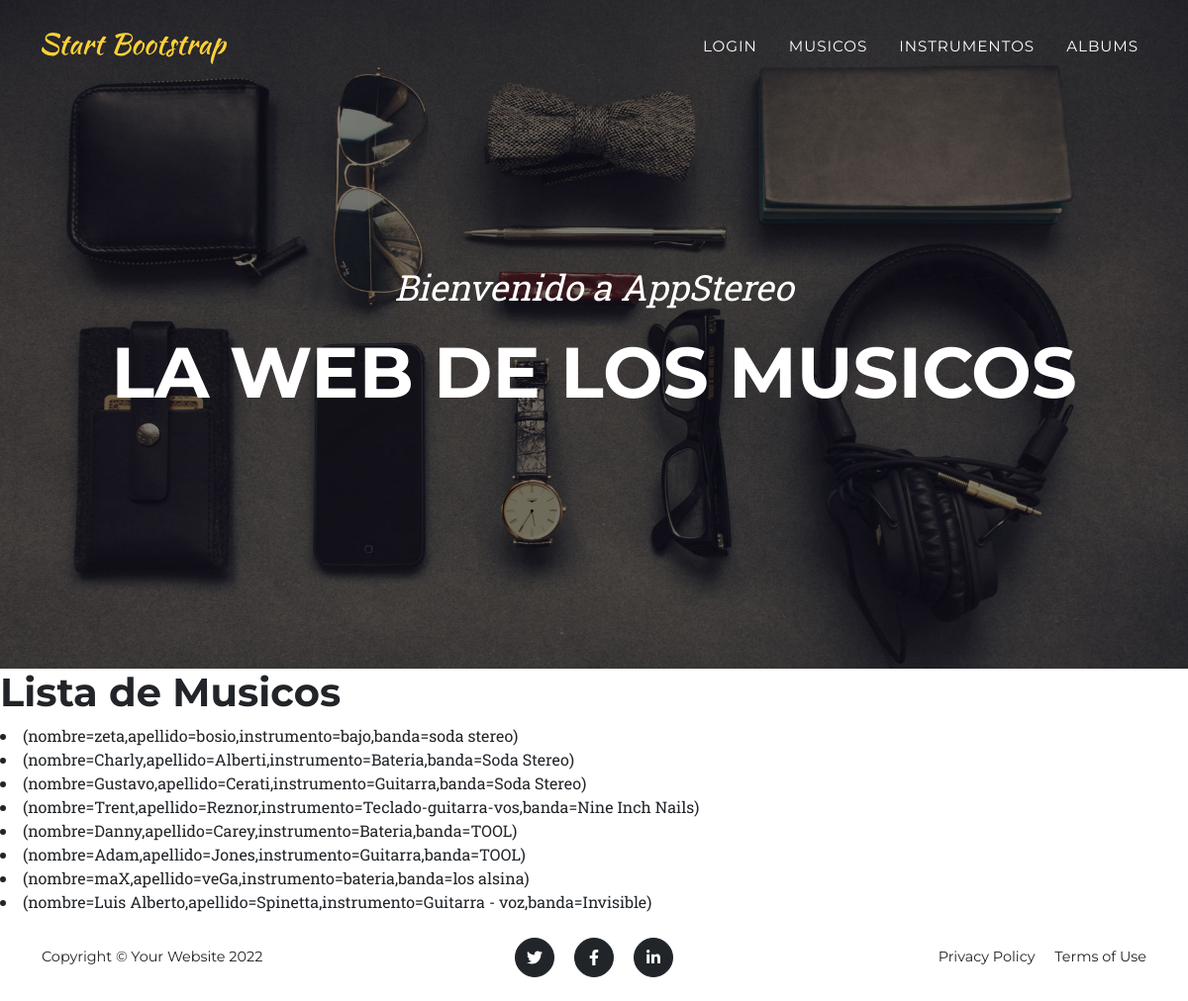
Page /leerMusicos/ on the earlier database version.
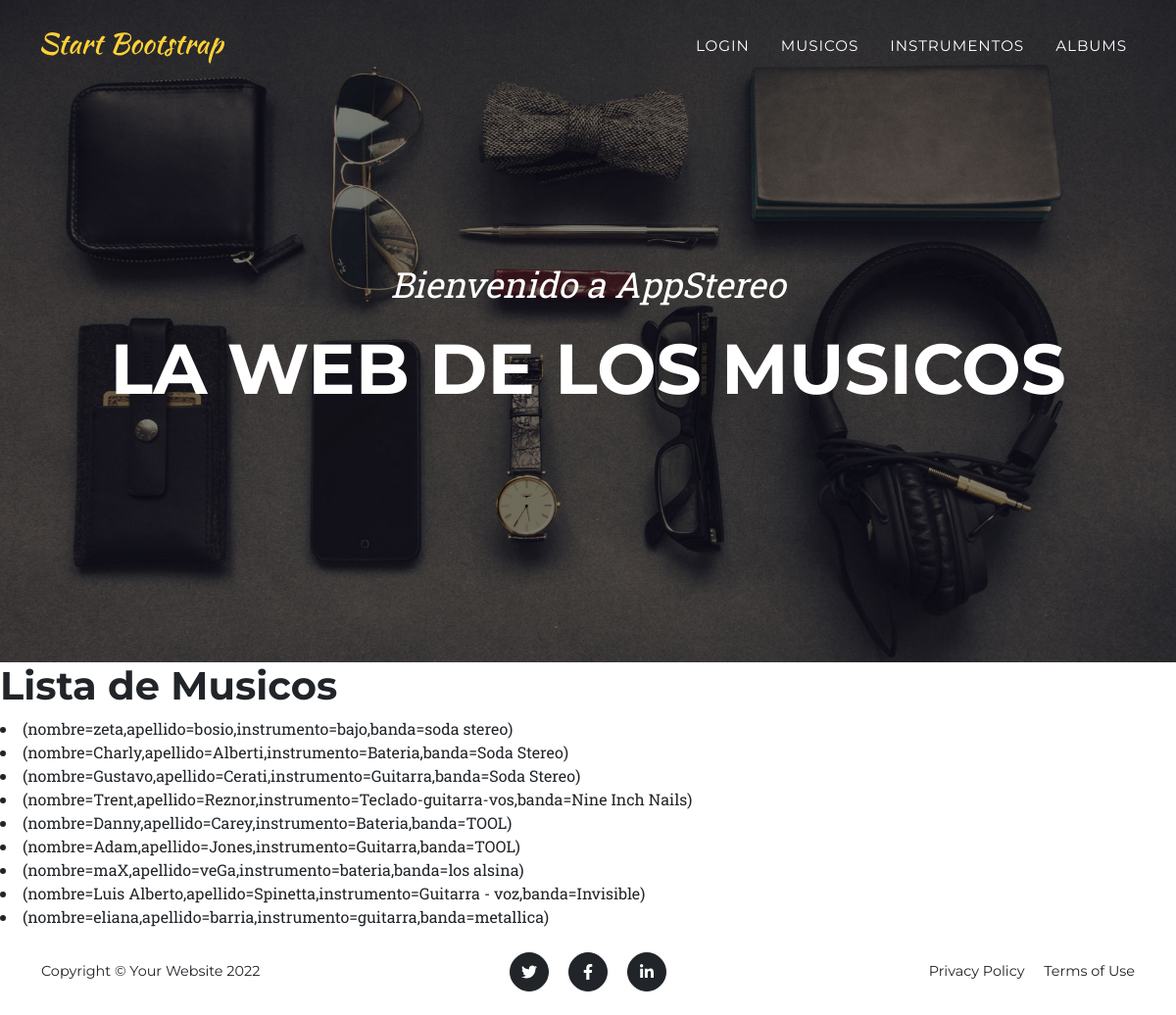
Same page on the later database version.
### AppStereo/models.py (models this page shows)
class Musicos(models.Model):
    nombre = models.CharField(max_length=50)
    apellido = models.CharField(max_length=50)
    edad = models.IntegerField()
    instrumento = models.CharField(max_length=50)
    banda = models.CharField(max_length=50)
    def __str__(self):
        return f"(nombre={self.nombre},apellido={self.apellido},instrumento={self.instrumento},banda={self.banda})"

### AppStereo/views.py (the view)
def leerMusicos(request):
    musicos = Musicos.objects.all()
    return render(request, "AppStereo/leerMusicos.html", {'musicos': musicos})

### AppStereo/templates/AppStereo/leerMusicos.html (shortened to what this page needs)
{% extends "AppStereo/base.html" %}
{% load static %}
{% block contenido %}
<h1>Lista de Musicos</h1>
<body>
    {% for i in musicos %}
        <li>{{i}}</li>
    {% endfor %}
<body>
{% endblock %}

Differences in the rows shown:
added Musicos: nombre+apellido+instrumento "(nombre=eliana,apellido=barria,instrumento=guitarra,banda=metallica)"
